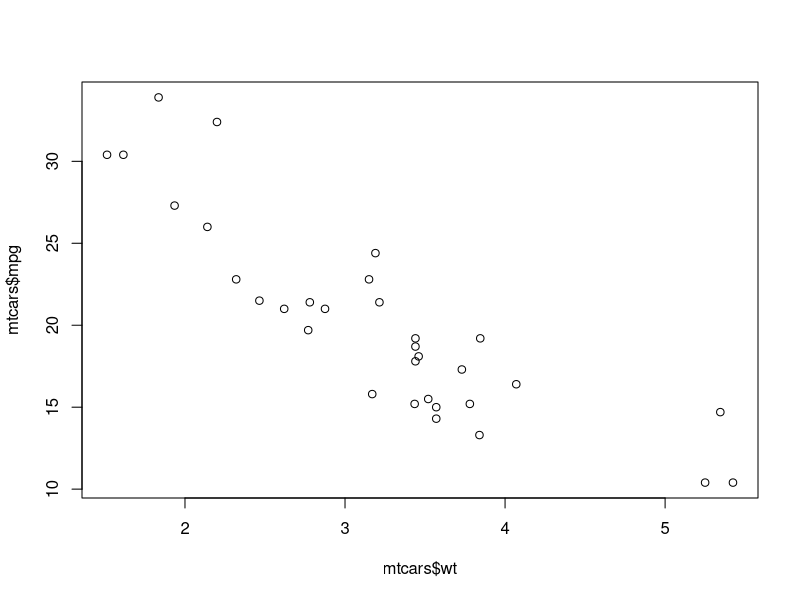
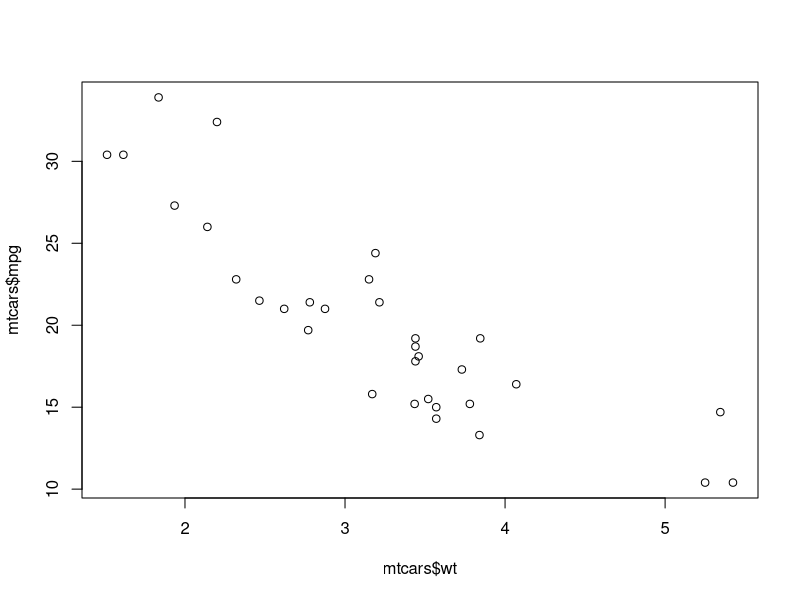
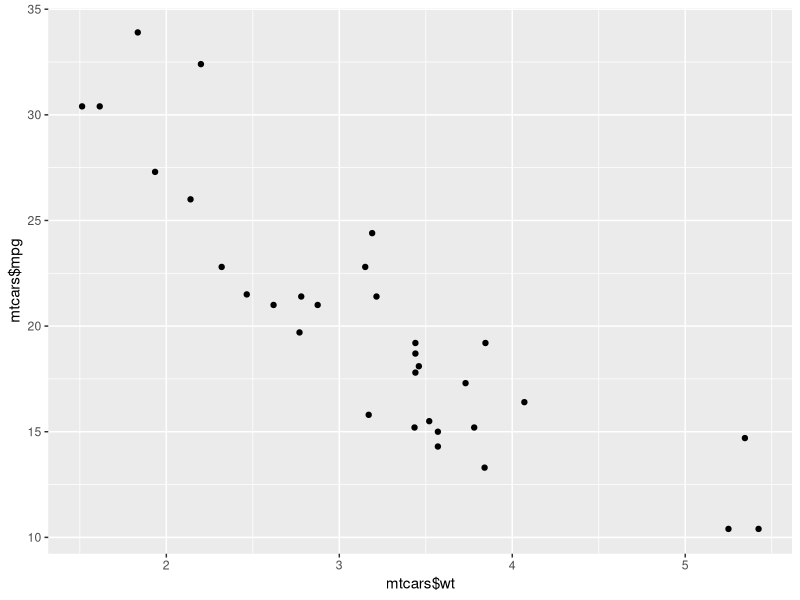
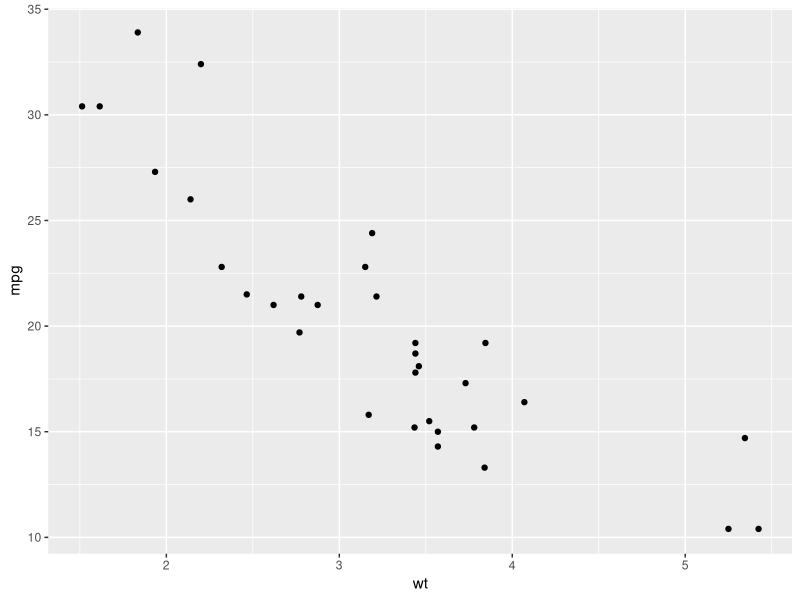
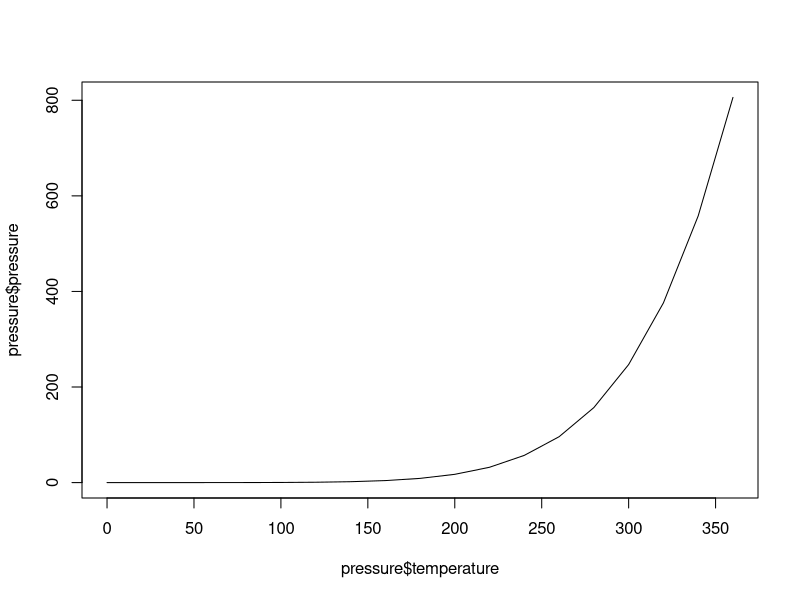
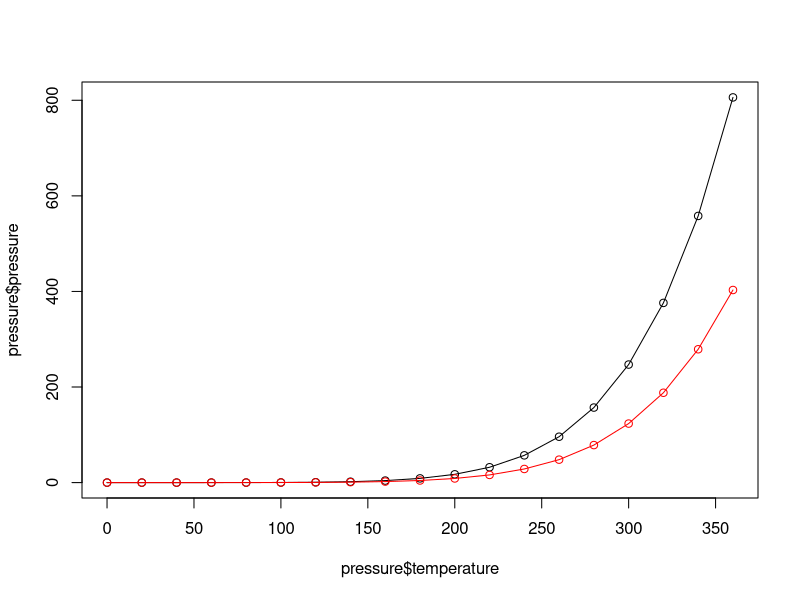
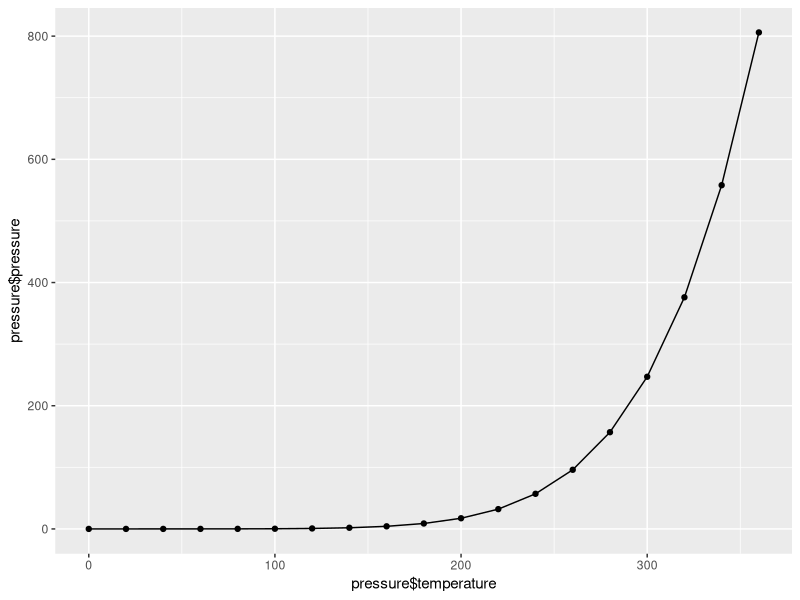
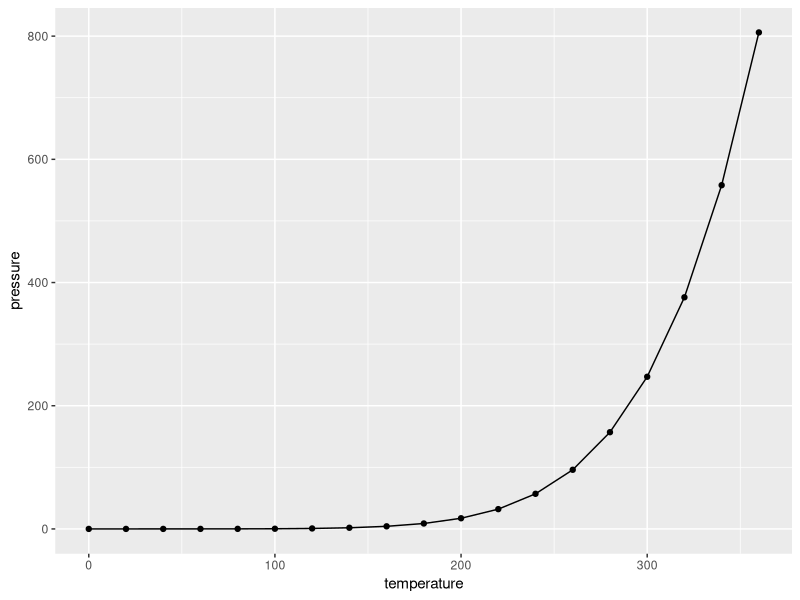

Recreate these plots in R, in order.
## ---- chunk 1
knitr::opts_chunk$set(echo      = TRUE, 
                      warning   = FALSE, 
                      message   = FALSE, 
                      fig.path  = 'figuras/', 
                      fig.ext   = 'jpeg',
                      fig.align = 'center')
library(tidyverse)
## ---- chunk 2
plot(mtcars$wt, mtcars$mpg)
# ou
plot(mtcars$mpg ~ mtcars$wt)
## ---- chunk 3
qplot(mtcars$wt, mtcars$mpg)
## ---- chunk 4
ggplot(data = mtcars, aes(x = wt, y = mpg)) + geom_point()
## ---- chunk 5
plot(pressure$temperature, pressure$pressure, type = "l")
## ---- chunk 6
plot(pressure$temperature, pressure$pressure, type = "l")
points(pressure$temperature, pressure$pressure)
#
lines(pressure$temperature,  pressure$pressure/2, col = "red")
points(pressure$temperature, pressure$pressure/2, col = "red")

## ---- chunk 7
qplot(pressure$temperature, pressure$pressure, geom = c("line", "point"))
## ---- chunk 8
ggplot(pressure, aes(x = temperature, y = pressure)) +
  geom_line()                                        +
  geom_point()
